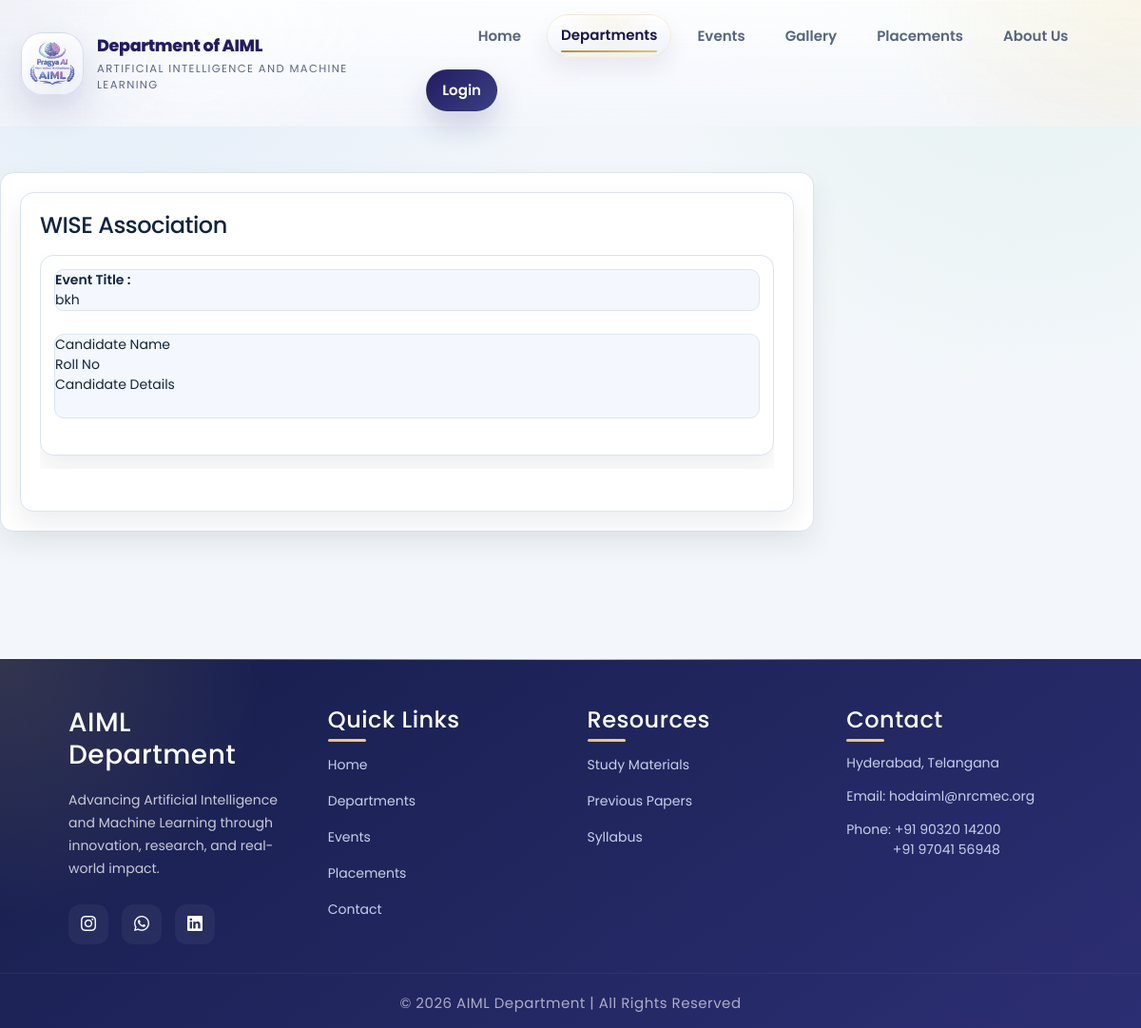
/public/pages/department/eventslcandidates.php, run on an earlier commit of the app's database.
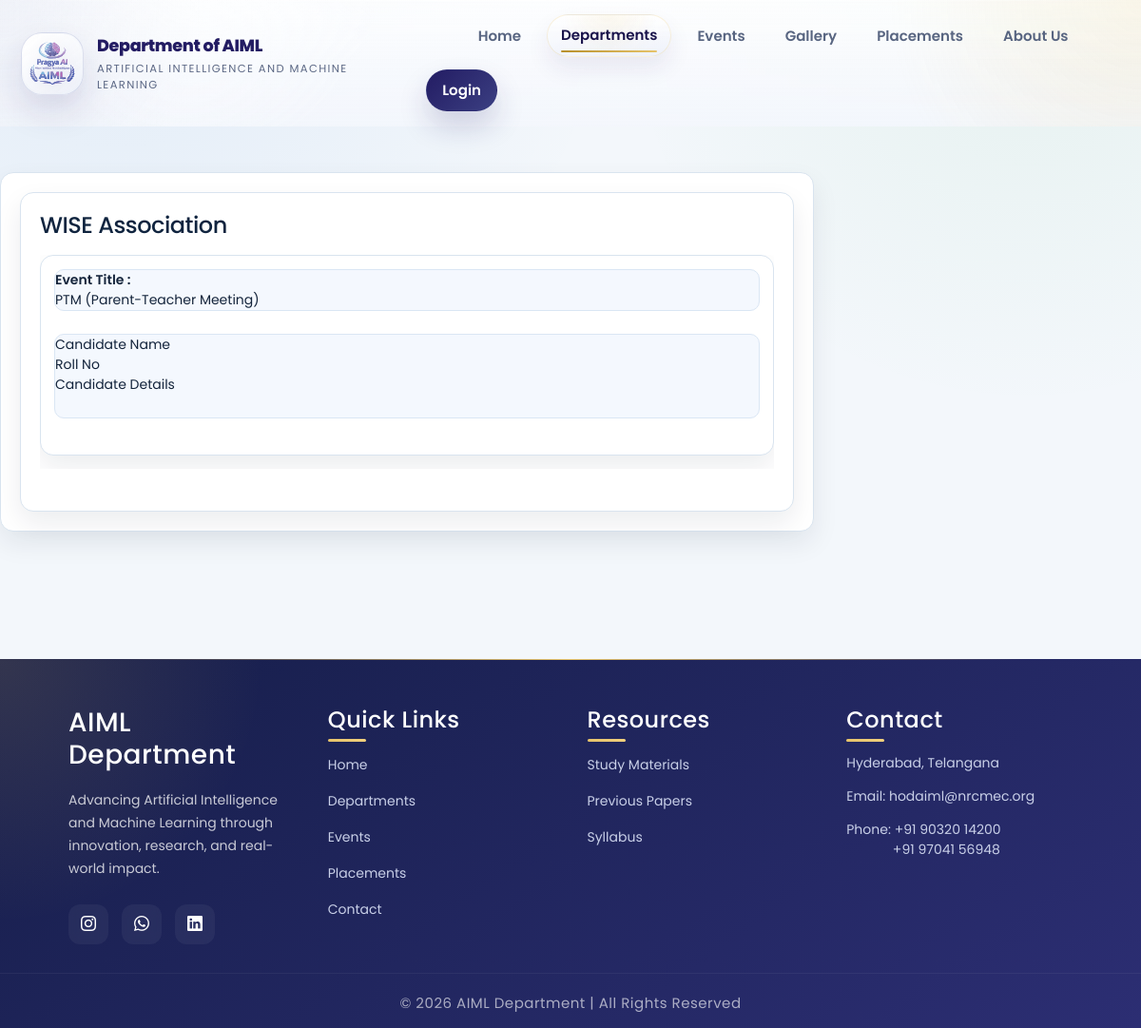
And on a later commit of the database.
### tables this page shows
CREATE TABLE `events` (
  `id` int(11) NOT NULL,
  `event_type_id` int(11) NOT NULL,
  `event_name` varchar(500) NOT NULL,
  `event_desc` blob NOT NULL,
  `event_address` varchar(500) NOT NULL,
  `event_date` date NOT NULL,
  `reg_frm_date` date NOT NULL,
  `reg_to_date` date NOT NULL,
  `is_registration` tinyint(4) NOT NULL,
  `is_public` tinyint(4) NOT NULL DEFAULT 1 COMMENT 'controls public events visibility',
  `show_in_gallery` tinyint(4) NOT NULL DEFAULT 1 COMMENT 'controls gallery visibility'
);

### libraries/mysql.class.php (called while the page is built, shortened)
<?php
class DataBasePDO
{
	private static $hostname	=  DB_SERVER;
	private static $username	=  DB_USER;
	private static $password	=  DB_PASS;
	private static $dbname		=  DB_DATABASE;
	private static $instance 	= FALSE;
	private $db;
	public $fetch_mode 			= PDO::FETCH_ASSOC;
	private $last_statement		= NULL;
 	public function __construct($connect = true, $dataBase = null, $server = null,$userName = null, $passWord = null){
			$this->db = self::$instance;
 			return self::$instance;
 	}
	public function connectToDB(){
			$dns='mysql:host='.self::$hostname.';dbname='.self::$dbname;
	    	self::$instance = new PDO($dns, self::$username, self::$password);
	    	self::$instance->setAttribute(PDO::ATTR_ERRMODE, PDO::ERRMODE_EXCEPTION);
	    	self::$instance->setAttribute(PDO::ATTR_DEFAULT_FETCH_MODE, PDO::FETCH_ASSOC);
	    	$this->db = self::$instance;
	}
	public function executeQuery($sqlQuery = NULL){
			try {
				$this->affected_row = $this->db->exec($sqlQuery);
				return $this->affected_row;
			}
			catch (PDOException $e){
				$this->logDatabaseError($e);
				return false;
			}
	}
	public function getOnePrepared($sqlQuery = NULL, $params = array()){
			if (!$this->internalPreparedQuery($sqlQuery, $params)){
				return false;
			}
			$result = $this->last_statement->fetch();
			return $result;
	}
	public function getAllResults($sqlQuery = NULL){
			if (!$this->internalQuery($sqlQuery)){
				return array();
			}
			$result = $this->last_statement->fetchAll();
			return $result;
	}
	public function internalQuery($sqlQuery = NULL){
			try {
				$stmt = $this->db->query($sqlQuery);
				$stmt->setFetchMode($this->fetch_mode);
				$this->last_statement = $stmt;
				return TRUE;
			}
			catch (PDOException $e){
				$this->logDatabaseError($e);
				return false;
			}
	}
	public function internalPreparedQuery($sqlQuery = NULL, $params = array()){
			try {
				$stmt = $this->db->prepare($sqlQuery);
				$stmt->execute($params);
				$stmt->setFetchMode($this->fetch_mode);
				$this->last_statement = $stmt;
				return TRUE;
			}
			catch (PDOException $e){
				$this->logDatabaseError($e);
				return false;
			}
	}
}
?>

### libraries/functions.class.php (called while the page is built, shortened)
<?php
	include_once("mysql.class.php");
 	class DataFunctions {
 		public $dbObj;
 		public function __construct(){
 			$this->dbObj = new DataBasePDO();
			try { $this->ensureAdminSchema(); } catch (Exception $e) {}
			try { $this->ensureModernAuthSchema(); } catch (Exception $e) {}
			try { $this->ensureStaffAuthSchema(); } catch (Exception $e) {}
			try { $this->ensureEventSchema(); } catch (Exception $e) {}
 		}
	private function assertSafeIdentifier($identifier){
		$identifier = trim((string)$identifier);
		return $identifier;
	}
	private function ensureUsersAlumniFallbackSchema(){
		$usersTable = $this->assertSafeIdentifier(TB_USERS);
		$alumniIdx = $this->dbObj->getAllResults('SHOW INDEX FROM `'.$usersTable.'` WHERE Key_name = "idx_users_is_alumni"');
		if (empty($alumniIdx)) {
			$this->dbObj->executeQuery('CREATE INDEX `idx_users_is_alumni` ON `'.$usersTable.'` (`is_alumni`)');
		}
	}
	private function ensureUsersAcademicLifecycleSchema(){
		$usersTable = $this->assertSafeIdentifier(TB_USERS);
		try {
			$sectionColumn = $this->dbObj->getOnePrepared(
				"SELECT IS_NULLABLE, COLUMN_TYPE
				 FROM information_schema.COLUMNS
				 WHERE TABLE_SCHEMA = DATABASE()
				   AND TABLE_NAME = :table_name
				   AND COLUMN_NAME = 'section'
				 LIMIT 1",
				array(':table_name' => $usersTable)
			);
			if (!empty($sectionColumn)) {
				$columnType = trim((string)($sectionColumn['COLUMN_TYPE'] ?? 'varchar(10)'));
				$isNullable = strtoupper((string)($sectionColumn['IS_NULLABLE'] ?? 'NO'));
				if ($isNullable !== 'YES') {
					$this->dbObj->executeQuery("ALTER TABLE `".$usersTable."` MODIFY `section` ".$columnType." NULL DEFAULT NULL COMMENT 'section'");
				}
			}
		} catch (Exception $e) {}
		$userTypeIdx = $this->dbObj->getAllResults('SHOW INDEX FROM `'.$usersTable.'` WHERE Key_name = "idx_users_user_type"');
		if (empty($userTypeIdx)) {
			$this->dbObj->executeQuery('CREATE INDEX `idx_users_user_type` ON `'.$usersTable.'` (`user_type`)');
		}
		$passoutIdx = $this->dbObj->getAllResults('SHOW INDEX FROM `'.$usersTable.'` WHERE Key_name = "idx_users_passout_year"');
		if (empty($passoutIdx)) {
			$this->dbObj->executeQuery('CREATE INDEX `idx_users_passout_year` ON `'.$usersTable.'` (`passout_year`)');
		}
	}
	private function ensureUsersRoleSchema(){
		$usersTable = $this->assertSafeIdentifier(TB_USERS);
		if ($this->tableHasColumn($usersTable, 'role')) {
			$roleIdx = $this->dbObj->getAllResults('SHOW INDEX FROM `'.$usersTable.'` WHERE Key_name = "idx_users_role"');
			if (empty($roleIdx)) {
				$this->dbObj->executeQuery('CREATE INDEX `idx_users_role` ON `'.$usersTable.'` (`role`)');
			}
			return;
		}
		$this->dbObj->executeQuery("ALTER TABLE `".$usersTable."` ADD COLUMN `role` ENUM('student','alumni','admin') NOT NULL DEFAULT 'student'");
		$this->dbObj->executeQuery('CREATE INDEX `idx_users_role` ON `'.$usersTable.'` (`role`)');
	}
	private function ensureModernAuthSchema(){
		$this->ensureColumnDefinition(ADMIN_TABLE, 'last_access', "timestamp NULL DEFAULT NULL COMMENT 'customer login time and date is stored'");
		$this->ensureColumnDefinition(TB_USERS, 'password', "varchar(255) NOT NULL COMMENT 'user password is stored'");
		$this->ensureColumnDefinition(ADMIN_TABLE, 'password', "varchar(255) NOT NULL COMMENT 'customer password is stored'");
		$this->ensureColumnDefinition(TB_USERS, 'address', "varchar(255) NOT NULL COMMENT 'user address is stored'");
		$this->ensureColumnDefinition(ADMIN_TABLE, 'address', "varchar(255) NOT NULL COMMENT 'customer address is stored'");
	}
	private function ensureStaffAuthSchema(){
		$table = $this->assertSafeIdentifier(TB_STAFF);
		$idColumn = $this->dbObj->getOnePrepared(
			"SELECT COLUMN_KEY, EXTRA
			 FROM information_schema.COLUMNS
			 WHERE TABLE_SCHEMA = DATABASE()
			   AND TABLE_NAME = :table_name
			   AND COLUMN_NAME = 'id'
			 LIMIT 1",
			array(':table_name' => $table)
		);
		if (!empty($idColumn)) {
			$columnKey = strtoupper((string)($idColumn['COLUMN_KEY'] ?? ''));
			$extra = strtolower((string)($idColumn['EXTRA'] ?? ''));
			if ($columnKey === 'PRI' && strpos($extra, 'auto_increment') === false) {
				$this->dbObj->executeQuery('ALTER TABLE `'.$table.'` MODIFY `id` int(11) NOT NULL AUTO_INCREMENT');
			}
		}
		$columnCheck = $this->dbObj->getAllResults('SHOW COLUMNS FROM `'.$table.'` LIKE "password"');
		if (empty($columnCheck)) {
			$this->dbObj->executeQuery('ALTER TABLE `'.$table.'` ADD COLUMN `password` varchar(255) NOT NULL DEFAULT "" AFTER `e_mail`');
		} else {
			$this->ensureColumnDefinition($table, 'password', "varchar(255) NOT NULL DEFAULT ''");
		}
	}
	private function ensureAdminSchema(){
		$table = $this->assertSafeIdentifier(ADMIN_TABLE);
		try {
			$this->dbObj->executeQuery(
				"UPDATE `".$table."`
				 SET `last_access` = NULL
				 WHERE CAST(`last_access` AS CHAR(19)) = '0000-00-00 00:00:00'"
			);
		} catch (Exception $e) {}
		$this->ensureColumnDefinition($table, 'last_access', "timestamp NULL DEFAULT NULL COMMENT 'customer login time and date is stored'");
		$this->ensurePrimaryAutoIncrementId($table);
	}
	private function ensureAchievementsSchema(){
		$table = $this->assertSafeIdentifier(TB_ACHIEVEMENTS);
		$this->dbObj->executeQuery(
			'CREATE TABLE IF NOT EXISTS `'.$table.'` (
				`id` int(11) NOT NULL AUTO_INCREMENT,
				`category_id` tinyint(4) NOT NULL,
				`achievement_desc` blob NOT NULL,
				PRIMARY KEY (`id`)
			) ENGINE=InnoDB DEFAULT CHARSET=latin1'
		);
	}
	private function ensureGallerySchema(){
		$categoryTable = $this->assertSafeIdentifier(TB_GALLERY_CATEGORY);
		$createSql = "CREATE TABLE IF NOT EXISTS `".$categoryTable."` (
			`id` int(11) NOT NULL AUTO_INCREMENT,
			`category_name` varchar(500) NOT NULL,
			`linked_event_id` int(11) DEFAULT NULL,
			`sort_order` int(11) NOT NULL DEFAULT 0,
			`is_active` tinyint(4) NOT NULL DEFAULT 1,
			PRIMARY KEY (`id`)
		) ENGINE=InnoDB DEFAULT CHARSET=latin1";
		$this->dbObj->executeQuery($createSql);
	}
	private function ensureEventSchema(){
		$eventTypesTable = $this->assertSafeIdentifier(TB_EVENT_TYPES);
		$eventsTable = $this->assertSafeIdentifier(TB_EVENTS);
		$this->dbObj->executeQuery(
			'CREATE TABLE IF NOT EXISTS `'.$eventTypesTable.'` (
				`id` int(11) NOT NULL AUTO_INCREMENT,
				`event_type` varchar(255) NOT NULL,
				PRIMARY KEY (`id`)
			) ENGINE=InnoDB DEFAULT CHARSET=latin1'
		);
		$this->dbObj->executeQuery(
			'CREATE TABLE IF NOT EXISTS `'.$eventsTable.'` (
				`id` int(11) NOT NULL AUTO_INCREMENT,
				`event_type_id` int(11) NOT NULL DEFAULT 0,
				`event_name` varchar(255) NOT NULL DEFAULT \'\',
				`event_desc` text NOT NULL,
				`event_address` text NOT NULL,
				`event_date` date NOT NULL,
				`reg_frm_date` date NULL DEFAULT NULL,
				`reg_to_date` date NULL DEFAULT NULL,
				`is_registration` tinyint(1) NOT NULL DEFAULT 0,
				PRIMARY KEY (`id`)
			) ENGINE=InnoDB DEFAULT CHARSET=latin1'
		);
		$this->ensurePrimaryAutoIncrementId($eventTypesTable);
	}
	private function ensurePrimaryAutoIncrementId($table){
		$table = $this->assertSafeIdentifier($table);
		$idColumn = $this->dbObj->getOnePrepared(
			"SELECT COLUMN_KEY, EXTRA
			 FROM information_schema.COLUMNS
			 WHERE TABLE_SCHEMA = DATABASE()
			   AND TABLE_NAME = :table_name
			   AND COLUMN_NAME = 'id'
			 LIMIT 1",
			array(':table_name' => $table)
		);
		$columnKey = strtoupper((string)($idColumn['COLUMN_KEY'] ?? ''));
		$extra = strtolower((string)($idColumn['EXTRA'] ?? ''));
		if ($columnKey !== 'PRI') {
			$primaryKey = $this->dbObj->getAllResults('SHOW INDEX FROM `'.$table.'` WHERE Key_name = "PRIMARY"');
			if (empty($primaryKey)) {
				$this->dbObj->executeQuery('ALTER TABLE `'.$table.'` ADD PRIMARY KEY (`id`)');
			}
		}
		if (strpos($extra, 'auto_increment') === false) {
			$this->dbObj->executeQuery('ALTER TABLE `'.$table.'` MODIFY `id` int(11) NOT NULL AUTO_INCREMENT');
		}
	}
	private function ensureEventIndex($table, $indexName, $columnSql){
		$table = $this->assertSafeIdentifier($table);
		$indexName = $this->assertSafeIdentifier($indexName);
		$existing = $this->dbObj->getAllResults('SHOW INDEX FROM `'.$table.'` WHERE Key_name = "'.$indexName.'"');
		if (empty($existing)) {
			$this->dbObj->executeQuery('CREATE INDEX `'.$indexName.'` ON `'.$table.'` '.$columnSql);
		}
	}
	private function ensurePlacementsSchema(){
		$table = $this->assertSafeIdentifier(TB_PLACEMENTS);
		$statsTable = $this->assertSafeIdentifier(TB_PLACEMENT_STATS);
		$this->dbObj->executeQuery(
			'CREATE TABLE IF NOT EXISTS `'.$table.'` (
				`id` int(11) NOT NULL AUTO_INCREMENT,
				`category_id` tinyint(4) NOT NULL,
				`placement_desc` blob NOT NULL,
				PRIMARY KEY (`id`)
			) ENGINE=InnoDB DEFAULT CHARSET=latin1'
		);
		$this->dbObj->executeQuery(
			'CREATE TABLE IF NOT EXISTS `'.$statsTable.'` (
				`id` int(11) NOT NULL AUTO_INCREMENT,
				`students_placed` varchar(50) NOT NULL DEFAULT \'\',
				`companies_visited` varchar(50) NOT NULL DEFAULT \'\',
				`highest_package` varchar(50) NOT NULL DEFAULT \'\',
				`average_package` varchar(50) NOT NULL DEFAULT \'\',
				`updated_at` timestamp NOT NULL DEFAULT CURRENT_TIMESTAMP ON UPDATE CURRENT_TIMESTAMP,
				PRIMARY KEY (`id`)
			) ENGINE=InnoDB DEFAULT CHARSET=latin1'
		);
	}
	private function ensurePlacementIndex($table, $indexName, $columnSql){
		$table = $this->assertSafeIdentifier($table);
		$indexName = $this->assertSafeIdentifier($indexName);
		$existing = $this->dbObj->getAllResults('SHOW INDEX FROM `'.$table.'` WHERE Key_name = "'.$indexName.'"');
		if (empty($existing)) {
			$this->dbObj->executeQuery('CREATE INDEX `'.$indexName.'` ON `'.$table.'` '.$columnSql);
		}
	}
	private function tableHasColumn($table, $columnName){
		$table = $this->assertSafeIdentifier($table);
		$columnName = $this->assertSafeIdentifier($columnName);
		$result = $this->dbObj->getAllResults('SHOW COLUMNS FROM `'.$table.'` LIKE "'.$columnName.'"');
		return !empty($result);
	}
	private function ensureAcademicBatchSchema(){
		$subIdx = $this->dbObj->getAllResults('SHOW INDEX FROM `'.TB_SUBJECTS.'` WHERE Key_name = "idx_subject_batch_class"');
		if (empty($subIdx)) {
			$this->dbObj->executeQuery('CREATE INDEX `idx_subject_batch_class` ON `'.TB_SUBJECTS.'` (`batch_id`, `class_id`)');
		}
		$sylIdx = $this->dbObj->getAllResults('SHOW INDEX FROM `'.TB_SYLLABUS.'` WHERE Key_name = "idx_syllabus_batch_class"');
		if (empty($sylIdx)) {
			$this->dbObj->executeQuery('CREATE INDEX `idx_syllabus_batch_class` ON `'.TB_SYLLABUS.'` (`batch_id`, `class_id`)');
		}
	}
	private function ensureColumnDefinition($table, $columnName, $definition){
		$table = $this->assertSafeIdentifier($table);
		$columnName = $this->assertSafeIdentifier($columnName);
		$definition = trim((string)$definition);
		$checkSql = "SELECT COLUMN_TYPE, IS_NULLABLE, COLUMN_DEFAULT
					 FROM information_schema.COLUMNS
					 WHERE TABLE_SCHEMA = DATABASE()
					   AND TABLE_NAME = :table_name
					   AND COLUMN_NAME = :column_name
					 LIMIT 1";
		$result = $this->dbObj->getOnePrepared($checkSql, array(
			':table_name' => $table,
			':column_name' => $columnName
		));
		$currentType = strtolower((string)($result['COLUMN_TYPE'] ?? ''));
		if ($columnName === 'password' && strpos($currentType, 'varchar(255)') !== false) {
			return;
		}
		if ($columnName === 'address' && preg_match('/varchar\((\d+)\)/', $currentType, $matches) && (int)$matches[1] >= 255) {
			return;
		}
		$alterSql = "ALTER TABLE `".$table."` MODIFY `".$columnName."` ".$definition;
		$this->dbObj->executeQuery($alterSql);
	}
}

### public/pages/department/eventslcandidates.php (the view, shortened to what the rows shown need)
<?php
    include_once(INCLUDES_PATH . '/header.php');
    require_once(LIB_PATH . '/functions.class.php');
   $fcObj			= new DataFunctions();
	$eventId		= isset($_GET['event']) ? (int)$_GET['event'] : 0;
	$tbEvents		= TB_EVENTS;
	$eventDetails	= $fcObj->getEventDetails( $tbEvents , $eventId );
?>
 <div class="box1">
        <div class="wrapper">
          <article class="col1">
				<div id="index_cont">
				<div id="content">
					<div id='content_right' class='content_right'>
						<div class="eventDetails" >
							<div class="eventTitle">
								<div class="eventHead">
									Event Title :
								</div>
								<div class="eventDes">
									<?php
										echo  $eventDetails[0]['event_name'];
									?>
								</div>
							</div>
							<br class="clearfix" />
							<br class="clearfix" />
						</div>
					</div>
					<br class="clearfix" />
				</div>
					</article>
</div>
</div>
<?php include_once(INCLUDES_PATH . '/footer.php'); ?>

What changed in the data, as far as the page shows it:
removed events: event_name "bkh"
added events: event_name "PTM (Parent-Teacher Meeting)"
